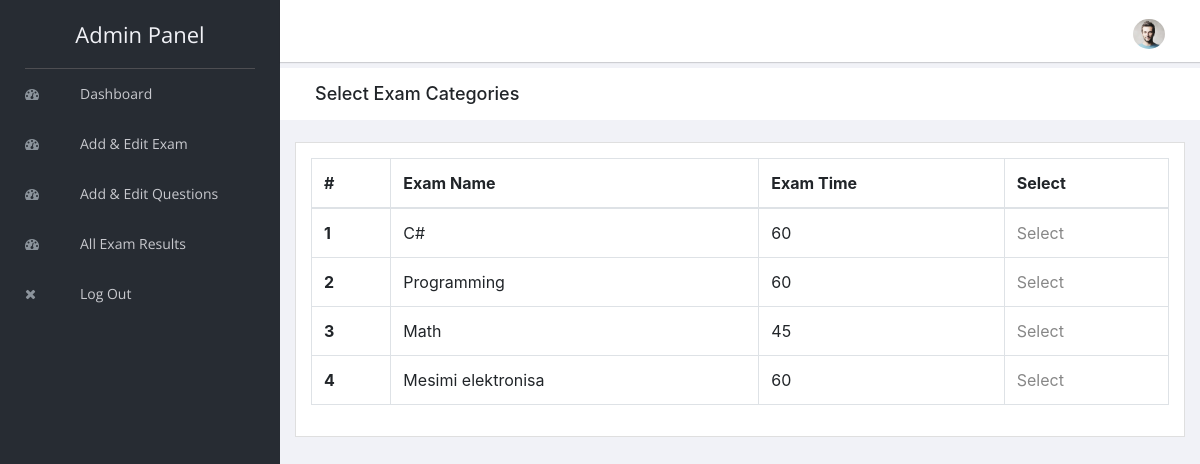
The page /admin/questions.php on the database its author committed.
### tables this page shows
CREATE TABLE `exam_category` (
  `id` int(5) NOT NULL,
  `category` varchar(100) NOT NULL,
  `exam_time_in_minutes` varchar(100) NOT NULL
);

### admin/questions.php (the view)
<?php
include "header.php";
include "../connection.php"
?>
        <div class="breadcrumbs">
            <div class="col-sm-12">
                <div class="page-header float-left">
                    <div class="page-title">
                        <h1>Select Exam Categories</h1>
                    </div>
                </div>
            </div>
        </div>
        <div class="content mt-3">
            <div class="animated fadeIn">
                <div class="row">
                    <div class="col-lg-12">
                        <div class="card">
                            <div class="card-body">
                            <table class="table table-bordered">
                                    <thead>
                                        <tr>
                                            <th scope="col">#</th>
                                            <th scope="col">Exam Name</th>
                                            <th scope="col">Exam Time</th>
                                            <th scope="col">Select</th>
                                        </tr>
                                    </thead>
                                    <tbody>
                                    <?php
                                    $count=0;
                                    $res=mysqli_query($connection,"select * from exam_category");
                                    while($row=mysqli_fetch_array($res))
                                    {
                                        $count=$count+1;
                                        ?>
                                          <tr>
                                            <th scope="row"><?php echo $count; ?></th>
                                            <td><?php echo $row["category"]?></td>
                                            <td><?php echo $row["exam_time_in_minutes"]?></td>
                                            <td><a href="add_edit_questions.php?id=<?php echo $row["id"];?>">Select</a></td>
                                        </tr>
                                        <?php
                                    }
                                    ?>
                                    </tbody>
                                </table>
                            </div>
                        </div>
                    </div>
                                            </div>
                                        </div>
                                    </div>
                                    <?php
                                    include "footer.php";
                                    ?>

### rows shown on the page
exam_category: category "C#", exam_time_in_minutes "60"
exam_category: category "Programming", exam_time_in_minutes "60"
exam_category: category "Math", exam_time_in_minutes "45"
exam_category: category "Mesimi elektronisa", exam_time_in_minutes "60"
